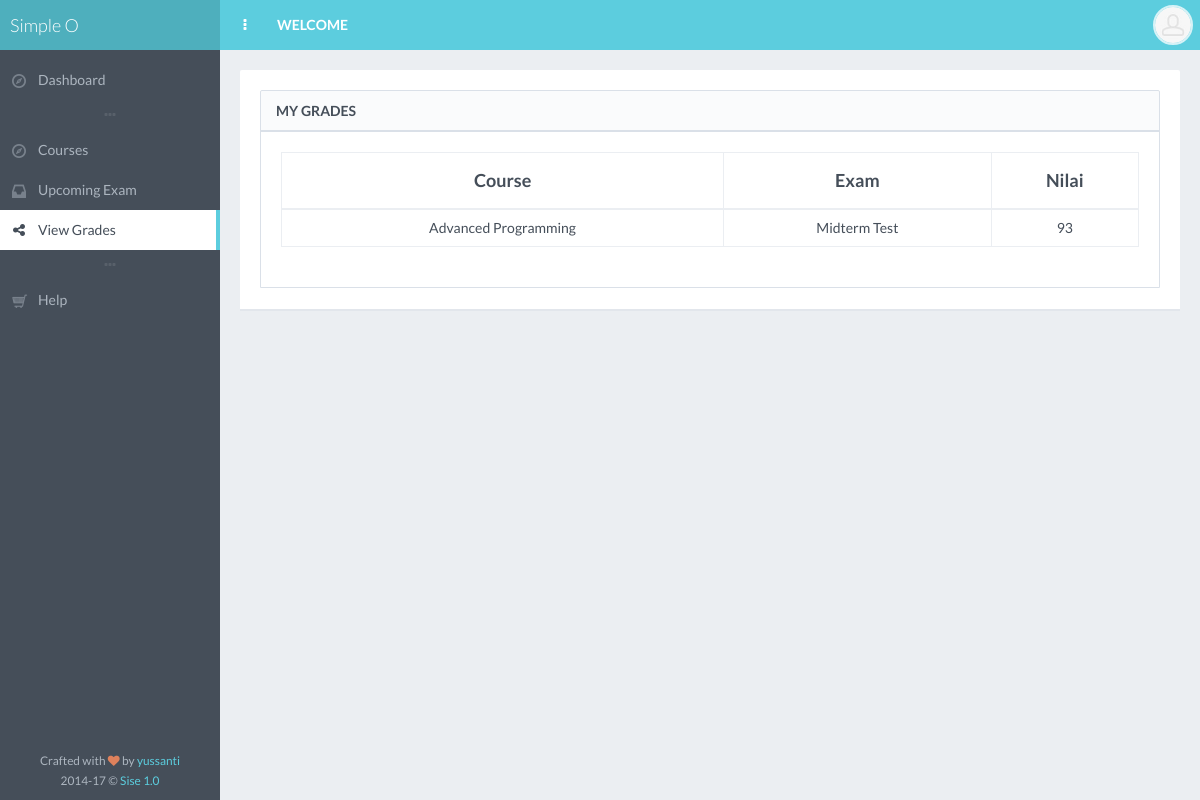
/seeScoreStud.php (signed in), run on the app's committed database.
### tables this page shows
CREATE TABLE `tb_totalnilai` (
  `idmk` int(11) NOT NULL,
  `idtest` int(11) NOT NULL,
  `mahasiswa` varchar(40) NOT NULL,
  `total_nilai` int(11) NOT NULL
);

CREATE TABLE `tb_courses` (
  `idmk` int(11) NOT NULL,
  `courses` varchar(40) NOT NULL,
  `username` varchar(30) NOT NULL
);

CREATE TABLE `tb_exam` (
  `idmk` int(11) NOT NULL COMMENT 'kode matakuliah (id) dari ujian tersebut',
  `idtest` int(20) NOT NULL COMMENT 'kode dari ujian',
  `exam` varchar(20) NOT NULL COMMENT 'nama ujian',
  `username` varchar(40) NOT NULL
);

### seeScoreStud.php (the view, shortened to what this page needs)
<?php include 'inc/template_start.php'; ?>
<?php include 'inc/page_head.php'; ?>
<div id="page-content">
    <div class="block">
    <div class="block full">
        <div class="block-title">
            <h2>My Grades</h2>
        </div>
        <div class="table-responsive">
            <table id="example-datatable" class="table table-striped table-bordered table-vcenter">
                <thead>
                    <tr>
                        <th class="text-center">Course</th>
                        <th class="text-center">Exam</th>
                        <th class="text-center">Nilai</th>
                    </tr>
                </thead>
                <tbody>
                   <tr>
                        <?php
                    $username = $_SESSION['username'];
                    $query1 = mysql_query("SELECT * FROM tb_totalnilai INNER JOIN tb_exam ON tb_exam.idtest = tb_totalnilai.idtest INNER JOIN tb_courses ON tb_courses.idmk = tb_exam.idmk where mahasiswa='$username'");
                    while($baris1=mysql_fetch_array($query1)) {
                    ?>
                    <tr>
                        <td><center><?php echo $baris1['courses'] ;?></center></td>
                         <td><center><?php echo $baris1['exam'] ;?></center></td>
                        <td><center><?php echo $baris1['total_nilai'] ;?></center></td>
                    </tr>
                    <?php } ?>
                </tbody>
            </table>
        </div>
    </div>
    </div>
</div>
<?php include 'inc/page_footer.php'; ?>
<?php include 'inc/template_end.php'; ?>

### css/main.css (style rules this page uses)
body { font-family: "Lato", "Helvetica Neue", Helvetica, Arial, sans-serif; color: #454e59; background-color: #454e59; }
#page-content { padding: 10px 5px 1px; background-color: #ebeef2; }
#page-container.header-fixed-top #page-content { padding-top: 60px; }
.block { margin: 0 0 10px; padding: 20px 15px 1px; background-color: #ffffff; border-top-left-radius: 2px; border-top-right-radius: 2px; -webkit-box-shadow: 0 2px 0 rgba(218, 224, 232, .5); box-shadow: 0 2px 0 rgba(218, 224, 232, .5); }
.block .block { border: 1px solid #dae0e8; -webkit-box-shadow: none; box-shadow: none; }
.block.full { padding: 20px 15px; }
.block-title { margin: -20px -15px 20px; border-bottom: 2px solid #dae0e8; border-top-left-radius: 2px; border-top-right-radius: 2px; background: rgba(218, 224, 232, .15); }
.block-title h1, .block-title h2, .block-title h3, .block-title h4, .block-title h5, .block-title h6 { display: inline-block; font-size: 14px; line-height: 1.4; margin: 0; padding: 10px 15px 9px; font-weight: 600; text-transform: uppercase; }
h1, h2, h3, h4, h5, h6, .h1, .h2, .h3, .h4, .h5, .h6 { font-family: "Lato", "Helvetica Neue", Helvetica, Arial, sans-serif; font-weight: 300; }
h1, h2, h3 { margin-bottom: 15px; }
.table.table-vcenter th, .table.table-vcenter td { vertical-align: middle; }
.table thead > tr > th { font-size: 18px; font-weight: 600; }
.table thead > tr > th, .table thead > tr > td, .table tfoot > tr > th, .table tfoot > tr > td { padding-top: 15px; padding-bottom: 15px; }
.table tbody > tr > th, .table tbody > tr > td { padding-top: 8px; padding-bottom: 8px; }
.table thead > tr > th, .table tbody > tr > th, .table tfoot > tr > th, .table thead > tr > td, .table tbody > tr > td, .table tfoot > tr > td, .table tbody + tbody, .table-bordered, .table-bordered > thead > tr > th, .table-bordered > tbody > tr > th, .table-bordered > tfoot > tr > th, .table-bordered > thead > tr > td, .table-bordered > tbody > tr > td, .table-bordered > tfoot > tr > td { border-color: #ebeef2; }
p, .table, .alert, .carousel { margin-bottom: 20px; }
@media screen and (min-width: 768px) { #page-content { padding: 20px 20px 1px; } }
@media screen and (min-width: 768px) { #page-container.header-fixed-top #page-content { padding-top: 70px; } }
@media screen and (min-width: 768px) { .content-header, .content-header-media .header-section, .block, .block.full, .modal-body { padding-left: 20px; padding-right: 20px; } }
@media screen and (min-width: 768px) { .block, .widget { margin-bottom: 20px; } }
@media screen and (min-width: 768px) { .block-title { margin-left: -20px; margin-right: -20px; } }

### data on the page
tb_totalnilai: tb_courses.courses "Advanced Programming", idtest.exam "Midterm Test", total_nilai "93"

### other printed values
$link['name'] "Dashboard"
$link['name'] "Courses"
$link['name'] "Upcoming Exam"
$link['name'] "View Grades"
$link['name'] "Help"
$template['name'] "Sise"
$template['version'] "1.0"
$template['header_link'] "WELCOME"
